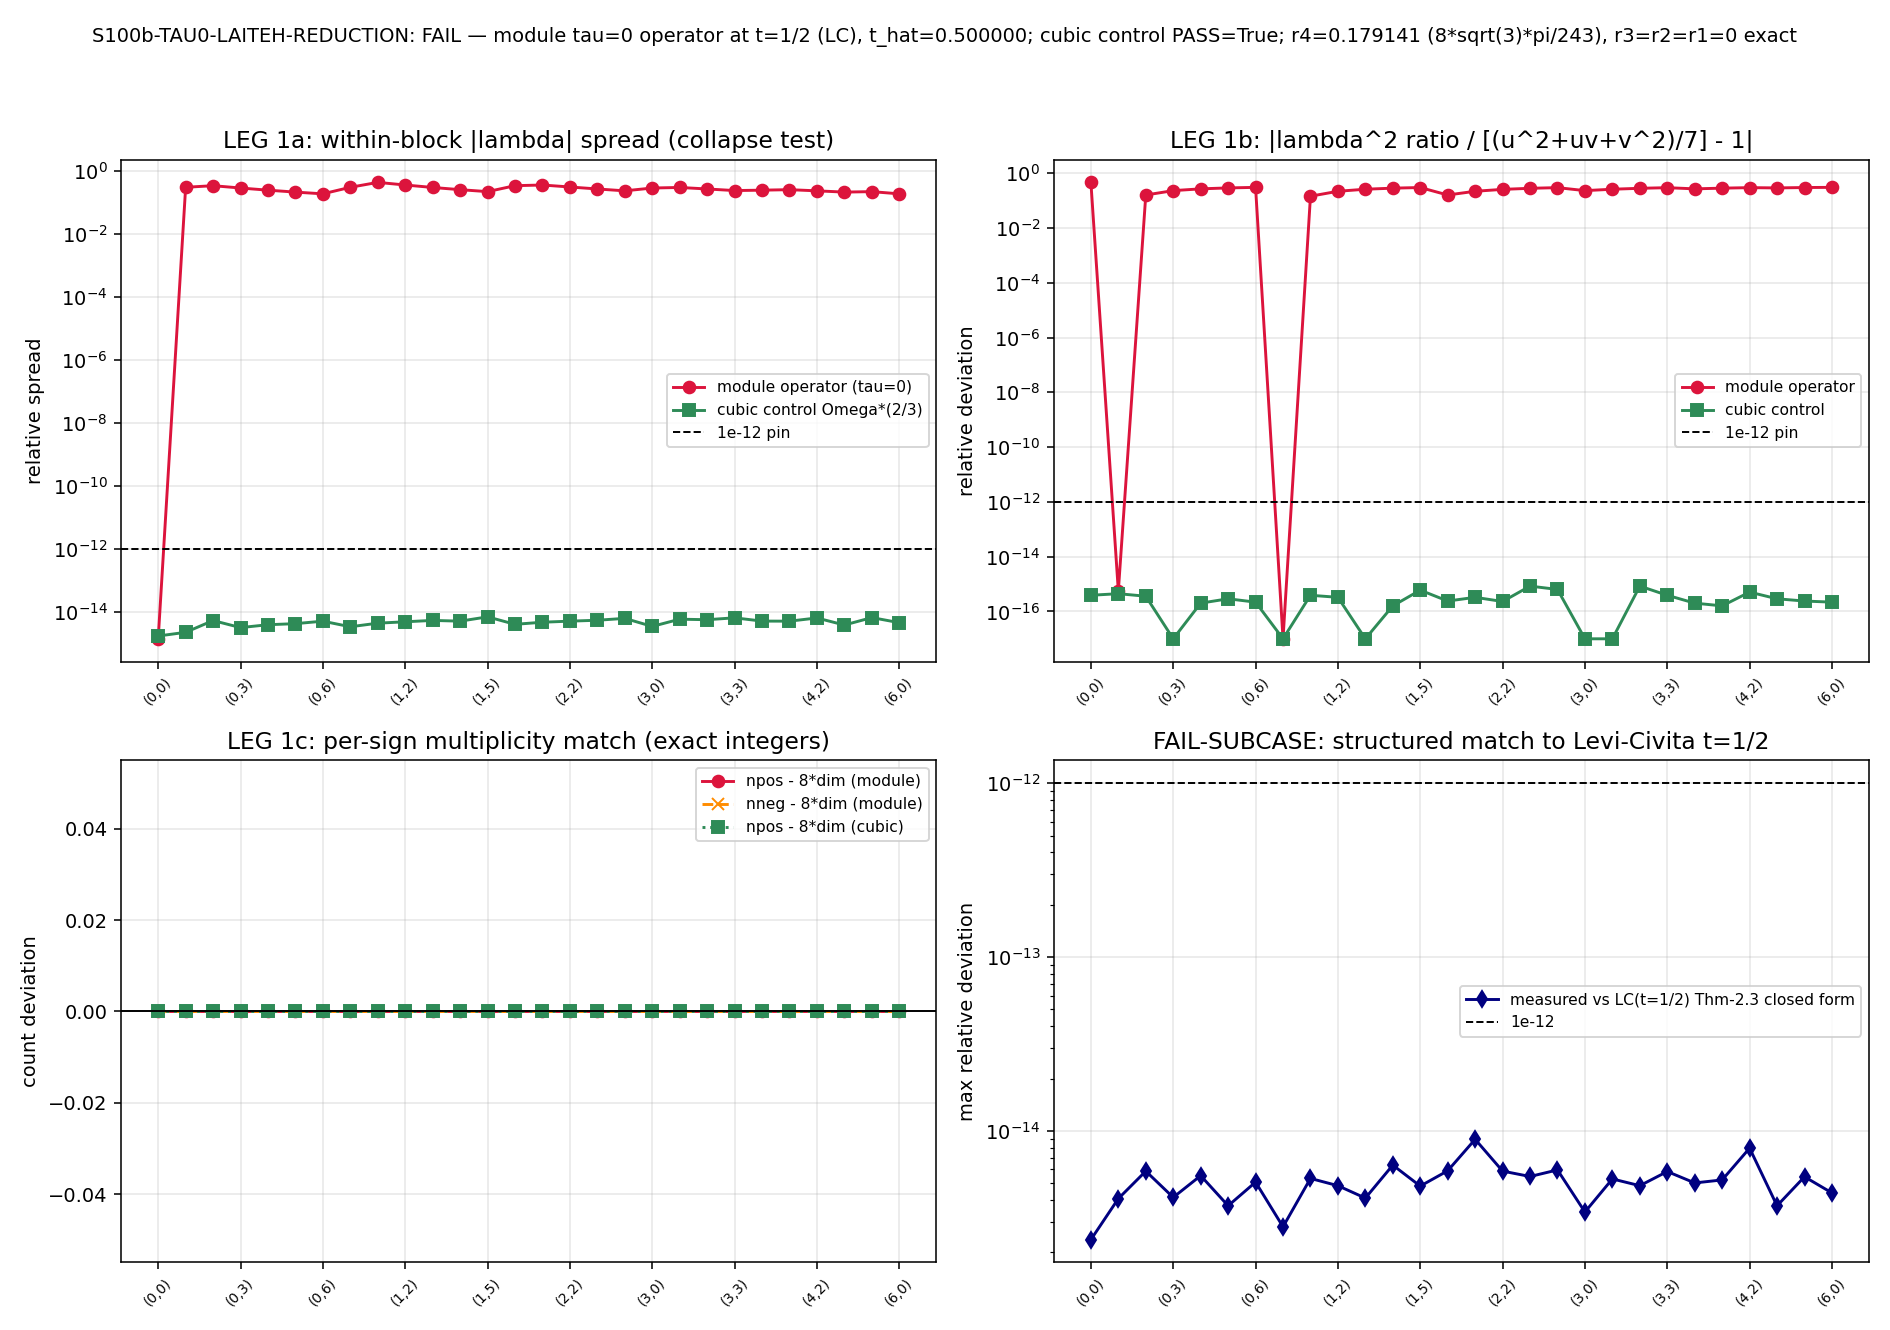

This figure's Python source:
#!/usr/bin/env python3
"""
S100b W3-2 S100b-TAU0-LAITEH-REDUCTION — Lai-Teh tau=0 reduction unit test
==========================================================================

Gate: S100b-TAU0-LAITEH-REDUCTION ([VERIFY-THEOREM])
Classification: GEOMETRIC
Agent: baptista-spacetime-analyst
Plan: sessions/session-plan/session-100b-plan-w3.md §W3-2

Pre-registered threshold (strict conjunction; plan §W3-2 operator block):
  PASS iff [max over sectors, within-block |lambda| spread / |lambda| < 1e-12] AND
           [max over sectors |lambda^2/lambda^2_(1,0) - (u^2+uv+v^2)/7| / ((u^2+uv+v^2)/7) < 1e-12] AND
           [per-sign multiplicity == 8*dim^2 exactly, all sectors] AND
           [exists global sigma: max |36*sigma*lambda^2 - round(.)| < 1e-9] AND
           [4-term polynomial coefficient ratios |Delta|/|ref| < 1e-10 at t=1/3] AND
           [(3t-1)(3t-2) == 0 at t=1/3, exact]
  FAIL on any leg failure. INFO reserved ONLY for the LEG-3 PDF-extraction
  contingency (did NOT fire: Lai-Teh arXiv:1209.3812v2 fully extracted via the
  pdf skill; Thm 2.1/2.2/2.3/3.1/3.4 + Lemmas 2.5/2.6 transcribed below).

Reference closed forms (Lai-Teh, arXiv:1209.3812v2; metric normalized (rho,rho)=3,
(lambda_1,lambda_1)=1; Cas(p,q) = p^2+q^2+pq+3p+3q  [Lemma 2.5]):
  Thm 2.2 (t=1/3):  D^2 eigenvalue lam_hat^2 = u^2+uv+v^2, multiplicity
                    2 u^2 v^2 (u+v)^2 (= 8 dim^2, HALF-spinor counting), labels u,v >= 1.
  Thm 2.3:          D_t^2 = (pi x 1)[(1-3t)(1xCas + Casx1 - DeltaCas) + 1xCas + 9t^2|rho|^2]
                    => on V_mu c S x V_(p,q):
                    eig_LT(mu; V; t) = (1-3t)[poly(V)+9-poly(mu)] + poly(V) + 27 t^2
                    with poly(p,q) = p^2+q^2+pq+3p+3q and S = 2 V_rho (Kostant).
  Thm 3.1/3.4:      spectral action at t=1/3 = SINGLE Lambda^8 term; the
                    Lambda^6/Lambda^4/Lambda^2 coefficients carry
                    [(3t-1)(3t-2)]^{1,2,3} — all vanish at t=1/3.
Label map (VERIFIED in-script, not assumed): (u,v) = (p+1,q+1):
  u^2+uv+v^2 = 3*C_2(p,q)+3 = poly(p,q)+3 ;  2u^2v^2(u+v)^2 = 8*dim(p,q)^2.

Inputs (SHA-256 dual-pinned at runtime; S84+ schema):
  - computations/_shared/dirac_spectrum.py        (PINNED dadba674e950fad9...)
  - downloads/research-sweep-s99/spectral-geometry-math/01_Lai-Teh_*.pdf (PINNED b5502a2fa4e719eb...)
  - computations/_shared/canonical_constants.py   (runtime; feeds audit_sha256)

Output 4-tuple:
  (value=<composite>, scheme=LaiTeh-Thm2.2-cubic-point-spectrum+Thm3.4-spectral-action,
   convention=scale-free-ratio+exact-integer-multiplicity+label-map-(u,v)=(p+1,q+1)-verified-not-assumed+PW-x-dim-factor-explicit,
   L_max=6)

METHODOLOGY
-----------
LEG 0: label-map verification (exact integer algebra p,q<=40 + four probe sectors)
       + D_F(tau=0)=0 sanity (jensen_metric(B,0) == bi-invariant metric bitwise; s30a lineage).
LEG 1: all 28 sectors p+q<=6: assemble D via the module pipeline
       (jensen_metric -> orthonormal_frame -> connection_coefficients ->
       spinor_connection_offset -> dirac_operator_on_irrep), eigendecompose
       (torch.linalg GPU >=100, numpy below, OMP capped at 8), test
       (a) within-block collapse, (b) scale-free ratios vs (u^2+uv+v^2)/7,
       (c) per-sign multiplicity 8*dim block-level (= 8*dim^2 per sign after PW x dim).
       FAIL-SUBCASE decomposition (pre-registered): compare measured spectra against
       the exact Thm-2.3 closed form at t=1/2 (Levi-Civita; structured) at machine
       epsilon, extract the torsion point via 27t^2 from the (0,0) sector AND via the
       operator-level cubic coefficient Omega = alpha*Phi; POSITIVE CONTROL: the
       cubic-modified operator Omega_cubic = (2/3)*Omega_module re-run through all legs.
LEG 2: global sigma with 36*sigma*lambda^2 integer to 1e-9 across ALL sectors (sigma=1 first).
LEG 3: exact residues of zeta(z) = sum 4u^2v^2(u+v)^2 (u^2+uv+v^2)^{-z} at z=4,3,2,1
       via the binomial/Faulhaber reduction (exact Fractions; z*=3,2,1 are FINITE exact
       sums; z*=4 converges geometrically ~4^{-j}) + Poisson/Gaussian-moment closed form
       r4 = 8*sqrt(3)*pi/243 + lattice heat-trace flatness K(t)*t^4 = const (certifies
       a_2=a_4=a_6=0 numerically) — compared against Thm 3.4 at t=1/3 (ratios 0,0,0)
       with the (3t-1)(3t-2) twist vanishing checked in exact rational arithmetic.
DIAGNOSTICS (non-gating): tau=0 closed-form max|lam_hat|(30,0) = sqrt(993) (NO matrix
       at (30,0)) vs the eq-(1) tau_fold=0.19 HIGH-PW-51 fit value R_(30,0) = 12.05 M_KK
       (collab atlas-spectral-geometer §3; tau-scope difference stated); global scale
       published at 10 sig figs.

DISCIPLINE
----------
- from canonical_constants import * ; intermediates tagged # (local)
- GPU via torch.linalg for blocks >= 100x100 (first-use validated against numpy)
- SHA-256 of all inputs logged in first 20 lines of stdout; dual-SHA emitted
- verdict via print_verdict_payload -> agent calls mcp__knowledge__emit_verdict
  (race-safe; this script does NOT write the verdict file)
"""

from __future__ import annotations

# --- thread cap BEFORE any numpy import (computation-environment.md) ---
import os
os.environ.setdefault('OMP_NUM_THREADS', '8')
os.environ.setdefault('MKL_NUM_THREADS', '8')

import sys
import json
import time
import hashlib
from pathlib import Path
from fractions import Fraction
from math import comb, pi, sqrt

SCRIPT_DIR = Path(__file__).resolve().parent
COMPUTATIONS_DIR = SCRIPT_DIR.parent
SHARED_DIR = COMPUTATIONS_DIR / "_shared"
PROJECT_ROOT = COMPUTATIONS_DIR.parent
sys.path.insert(0, str(SHARED_DIR))

from canonical_constants import *  # noqa: F401,F403  (tau_fold used in diagnostics)

import numpy as np

try:
    import torch  # GPU path (ROCm)
    TORCH_OK = bool(torch.cuda.is_available())  # (local)
except Exception:
    torch = None
    TORCH_OK = False  # (local)

import dirac_spectrum as ds

# ---------------------------------------------------------------------------
# Identity + pre-registered machinery pins (plan §W3-2 machinery_pin_map)
# ---------------------------------------------------------------------------
SESSION = "100b"                                                    # (local)
GATE_ID = "S100b-TAU0-LAITEH-REDUCTION"                             # (local)
SCHEME = "LaiTeh-Thm2.2-cubic-point-spectrum+Thm3.4-spectral-action"  # (local)
CONVENTION = ("scale-free-ratio+exact-integer-multiplicity+"
              "label-map-(u,v)=(p+1,q+1)-verified-not-assumed+"
              "PW-x-dim-factor-explicit")                           # (local)
L_MAX = 6                                                           # (local) max p+q, pinned

EPS_SPREAD = 1e-12   # (local) within-block collapse, relative
EPS_RATIO = 1e-12    # (local) scale-free eigenvalue ratios, relative
EPS_BIN = 1e-9       # (local) degeneracy grouping only — never a pass criterion
EPS_N36 = 1e-9       # (local) n/36 integrality
EPS_POLY = 1e-10     # (local) Thm 3.4 coefficient ratios
J_MAX = 60           # (local) LEG-3 j-sum truncation (geometric ~4^-j; tail bound emitted)

OUT_NPZ = SCRIPT_DIR / "s100b_tau0_laiteh_reduction.npz"
OUT_PNG = SCRIPT_DIR / "s100b_tau0_laiteh_reduction.png"

PIN_DIRAC_SPECTRUM = "dadba674e950fad9a300c282b3860cbf31e36589fa86a0ace975376976a602a7"  # (local) plan pin
PIN_LAITEH_PDF = "b5502a2fa4e719eb706a7a9e24d98a2ae00ffc2f787973f225e61103f8277cba"      # (local) plan pin

INPUT_FILES = [
    SHARED_DIR / "canonical_constants.py",
    SHARED_DIR / "dirac_spectrum.py",
    PROJECT_ROOT / "downloads" / "research-sweep-s99" / "spectral-geometry-math"
    / "01_Lai-Teh_Dirac-Spectrum-Spectral-Action-SU3.pdf",
]


# ---------------------------------------------------------------------------
# SHA block (template Section 4; S84+ dual-SHA)
# ---------------------------------------------------------------------------
def sha256_of(path: Path) -> str:
    h = hashlib.sha256()  # (local)
    try:
        h.update(path.read_bytes())
    except OSError:
        return ""
    return h.hexdigest()


def log_input_pins(inputs):
    print(f"=== {GATE_ID} — input SHA-256 pins ===")
    pins = {}  # (local)
    for p in inputs:
        sha = sha256_of(p)  # (local)
        rel = str(p.relative_to(PROJECT_ROOT)).replace("\\", "/")  # (local)
        print(f"  {rel}: {sha[:16]}...")
        pins[rel] = sha
    return pins


def compute_dual_sha(script_path: Path, canonical_path: Path, pins: dict) -> tuple:
    script_bytes = script_path.read_bytes()      # (local)
    canonical_bytes = canonical_path.read_bytes()  # (local)
    pinmap_json = json.dumps(dict(sorted(pins.items())), separators=(",", ":"),
                             sort_keys=True).encode("utf-8")  # (local)
    h_audit = hashlib.sha256()  # (local)
    h_audit.update(script_bytes); h_audit.update(canonical_bytes); h_audit.update(pinmap_json)
    h_content = hashlib.sha256()  # (local)
    h_content.update(script_bytes)
    return h_audit.hexdigest(), h_content.hexdigest()


def print_verdict_payload(verdict, value, audit_sha, content_sha,
                          companion_note="", extra_rows=None):
    payload = {
        "session": SESSION,
        "gate_id": GATE_ID,
        "verdict": verdict,
        "value": str(value),
        "scheme": SCHEME,
        "convention": CONVENTION,
        "l_max": str(L_MAX),
        "audit_sha256": audit_sha,
        "content_sha256": content_sha,
        "schema_version": "S84+",
    }  # (local)
    if companion_note:
        payload["companion_note"] = companion_note
    if extra_rows:
        payload["extra_rows"] = list(extra_rows)
    print("<<<EMIT_VERDICT_PAYLOAD>>>")
    print(json.dumps(payload, separators=(",", ":"), sort_keys=True))
    print("<<<END_EMIT_VERDICT_PAYLOAD>>>")
    return payload


# ---------------------------------------------------------------------------
# Exact integer helpers (canonical SU(3) representation data)
# ---------------------------------------------------------------------------
def dim_pq(p: int, q: int) -> int:
    """Weyl dimension formula dim(p,q) = (p+1)(q+1)(p+q+2)/2 [Lai-Teh eq 2.10]."""
    return (p + 1) * (q + 1) * (p + q + 2) // 2


def poly_pq(p: int, q: int) -> int:
    """Lai-Teh Casimir scalar (Lemma 2.5, (lambda_1,lambda_1)=1): poly = 3*C_2(p,q)."""
    return p * p + q * q + p * q + 3 * p + 3 * q


def lam_hat_sq(p: int, q: int) -> int:
    """Cubic-point D^2 eigenvalue (Thm 2.2) in (u,v)=(p+1,q+1) labels: u^2+uv+v^2."""
    u, v = p + 1, q + 1  # (local)
    return u * u + u * v + v * v


def mu_list_lemma26(p: int, q: int):
    """V_rho x V_(p,q) decomposition per Lai-Teh Lemma 2.6 (with parameter ranges)."""
    mus = []  # (local)
    mus.append((p + 1, q + 1))
    if p >= 1:
        mus.append((p - 1, q + 2))
    if (p, q) != (0, 0):
        mus.append((p, q))
    if p >= 2:
        mus.append((p - 2, q + 1))
    if q >= 1:
        mus.append((p + 2, q - 1))
    if p >= 1 and q >= 1:
        mus.append((p, q))
    if q >= 2:
        mus.append((p + 1, q - 2))
    if p >= 1 and q >= 1:
        mus.append((p - 1, q - 1))
    return mus


def eig_LT_general_t(pV, qV, mu, t: Fraction) -> Fraction:
    """Thm 2.3 closed form on the V_mu component of S x V_(p,q), Lai-Teh units:
    (1-3t)[poly(V)+9-poly(mu)] + poly(V) + 27 t^2."""
    pv = poly_pq(pV, qV)        # (local)
    pm = poly_pq(mu[0], mu[1])  # (local)
    return (1 - 3 * t) * (pv + 9 - pm) + pv + 27 * t * t


# ---------------------------------------------------------------------------
# LEG 3 exact machinery: Faulhaber/binomial residues of the cubic-point zeta
#   zeta(z) = sum_{u,v>=1} 4 u^2 v^2 (u+v)^2 (u^2+uv+v^2)^{-z}
#   Binomial: (u^2+uv+v^2)^{-z} = sum_j C(z+j-1,j) (uv)^j (u+v)^{-2z-2j}
#   Inner sum over u+v=N: S_a(N) = sum_{u=1}^{N-1} u^a (N-u)^a, a=j+2
#   => per (j, coefficient-of-N^m) one Riemann zeta zeta_R(2z+2j-2-m);
#   pole at z* = (m+3-2j)/2, residue 1/2 per unit zeta_R residue.
#   Needed coefficient index from top: r = 8-2z* in {0,2,4,6} for z* in {4,3,2,1}.
# ---------------------------------------------------------------------------
def bernoulli_minus(n_max: int):
    """B^-_k (B_1 = -1/2 convention) as exact Fractions, k = 0..n_max."""
    B = [Fraction(0)] * (n_max + 1)  # (local)
    B[0] = Fraction(1)
    for m in range(1, n_max + 1):
        s = Fraction(0)  # (local)
        for k in range(m):
            s += comb(m + 1, k) * B[k]
        B[m] = -s / (m + 1)
    return B


B_MINUS = bernoulli_minus(8)  # (local) only r <= 6 needed


def faulhaber_poly_in_N(m: int):
    """Coefficients (dict deg->Fraction) of Q_m(N) = sum_{u=0}^{N-1} u^m
    = (1/(m+1)) sum_{i=0}^{m} C(m+1,i) B^-_i N^{m+1-i}."""
    Bm = bernoulli_minus(m)  # (local)
    co = {}  # (local)
    for i in range(m + 1):
        co[m + 1 - i] = co.get(m + 1 - i, Fraction(0)) + Fraction(comb(m + 1, i)) * Bm[i] / (m + 1)
    return co


def S_a_poly(a: int):
    """Exact coefficients of S_a(N) = sum_{u=1}^{N-1} u^a (N-u)^a (degree 2a+1)."""
    co = {}  # (local)
    for k in range(a + 1):
        ck = Fraction(comb(a, k) * (-1) ** k)  # (local)
        q = faulhaber_poly_in_N(a + k)         # (local)
        for deg, c in q.items():
            co[deg + a - k] = co.get(deg + a - k, Fraction(0)) + ck * c
    return co


def sigma_a_r(a: int, r: int) -> Fraction:
    """[N^{2a+1-r}] S_a(N) via the closed per-k form with the i<=m range guard."""
    tot = Fraction(0)  # (local)
    for k in range(a + 1):
        m = a + k  # (local)
        if r > m:
            continue  # Faulhaber Q_m has terms i=0..m only
        tot += Fraction(comb(a, k) * (-1) ** k) * Fraction(comb(m + 1, r)) * B_MINUS[r] / (m + 1)
    return tot


def residue_jsum(z_star: int, j_max: int):
    """Res_{z=z*} zeta(z) = sum_j 2 C(z*+j-1, j) [N^{2z*+2j-3}] S_{j+2}(N).
    Exact Fractions; r = 8-2z* fixes the from-top coefficient index.
    For z* in {3,2,1} the sum is FINITE (terms vanish for a=j+2 >= r by the
    polynomial-in-k cancellation); for z*=4 it converges geometrically (~4^-j)."""
    r = 8 - 2 * z_star  # (local)
    terms = []  # (local)
    total = Fraction(0)  # (local)
    for j in range(j_max + 1):
        a = j + 2  # (local)
        sig = sigma_a_r(a, r)  # (local)
        term = 2 * Fraction(comb(z_star + j - 1, j)) * sig  # (local)
        terms.append(term)
        total += term
    return total, terms


# ---------------------------------------------------------------------------
# Eigendecomposition (anti-Hermitian D -> Hermitian H = -i D; GPU >= 100)
# ---------------------------------------------------------------------------
def eig_dirac_block(D: np.ndarray, gpu_log: dict):
    n = D.shape[0]  # (local)
    Hm = -1j * D    # (local) Hermitian if D anti-Hermitian
    herm_err = float(np.max(np.abs(Hm - Hm.conj().T)))  # (local)
    H = 0.5 * (Hm + Hm.conj().T)  # (local) symmetrize float residue
    if TORCH_OK and n >= 100:
        tH = torch.tensor(H, device="cuda")            # (local)
        evals = torch.linalg.eigvalsh(tH).cpu().numpy()  # (local)
        gpu_log["used"] = True
    else:
        evals = np.linalg.eigvalsh(H)  # (local)
    return np.asarray(evals, dtype=np.float64), herm_err


# ---------------------------------------------------------------------------
# Main computation
# ---------------------------------------------------------------------------
def main() -> int:
    t0 = time.time()  # (local)

    pins = log_input_pins(INPUT_FILES)  # (local)
    # plan-pin drift assertions (static inputs MUST match plan §W3-2 input_files)
    rel_ds = "computations/_shared/dirac_spectrum.py"          # (local)
    rel_pdf = ("downloads/research-sweep-s99/spectral-geometry-math/"
               "01_Lai-Teh_Dirac-Spectrum-Spectral-Action-SU3.pdf")  # (local)
    assert pins[rel_ds] == PIN_DIRAC_SPECTRUM, "dirac_spectrum.py SHA drift vs plan pin"
    assert pins[rel_pdf] == PIN_LAITEH_PDF, "Lai-Teh PDF SHA drift vs plan pin"

    script_path = Path(__file__).resolve()                    # (local)
    canonical_path = SHARED_DIR / "canonical_constants.py"    # (local)
    audit_sha, content_sha = compute_dual_sha(script_path, canonical_path, pins)
    print(f"  audit_sha256:   {audit_sha}")
    print(f"  content_sha256: {content_sha}")
    print(f"  GPU available: {TORCH_OK}")
    print()

    res = {}  # (local) npz accumulator

    # ---------------- sector list pin ----------------
    sectors = [(p, q) for p in range(L_MAX + 1) for q in range(L_MAX + 1) if p + q <= L_MAX]  # (local)
    sectors_pin = [(p, q) for p in range(7) for q in range(7) if p + q <= 6]  # (local) plan pin
    assert sectors == sectors_pin and len(sectors) == 28, "sector list != plan pin"
    print(f"[pin] sector list: 28 sectors, 0 <= p+q <= {L_MAX} (asserted == plan pin)")

    # ---------------- LEG 0a: label-map algebra identities (exact ints) ----------------
    for p in range(41):
        for q in range(41):
            u, v = p + 1, q + 1  # (local)
            assert u * u + u * v + v * v == poly_pq(p, q) + 3, "label-map eigenvalue identity FAILED"
            assert 2 * u * u * v * v * (u + v) ** 2 == 8 * dim_pq(p, q) ** 2, "label-map multiplicity identity FAILED"
    print("[LEG0] label map (u,v)=(p+1,q+1): u^2+uv+v^2 == 3*C_2+3 and "
          "2u^2v^2(u+v)^2 == 8*dim^2 EXACT for all p,q <= 40")

    # ---------------- LEG 0b: D_F(tau=0)=0 sanity (s30a lineage) ----------------
    gens = ds.su3_generators()                       # (local)
    f_abc = ds.compute_structure_constants(gens)     # (local)
    B_ab = ds.compute_killing_form(f_abc)            # (local)
    # NOTE: the module's compute_killing_form returns einsum('acd,bcd->ab', f, f)
    # = +3*I (the POSITIVE-definite -Tr(adX adY); its docstring "-3 delta" is a
    # benign sign slip — only |B| feeds the metric pipeline via g0 = |B|).
    killing_dev = float(np.max(np.abs(np.abs(B_ab) - 3.0 * np.eye(8))))  # (local)
    g0 = ds.jensen_metric(B_ab, 0.0)                 # (local)
    g_bi = ds.u2_invariant_metric(B_ab, 1.0, 1.0, 1.0)  # (local) bi-invariant
    df0_dev = float(np.max(np.abs(g0 - g_bi)))       # (local) deformation content at tau=0
    assert np.exp(0.0) == 1.0
    print(f"[LEG0] metric base |B| = 3*I to {killing_dev:.2e} (module B = +3*I, "
          f"-Tr(adXadY) sign convention; only |B| enters the metric); "
          f"jensen_metric(B,0) == bi-invariant metric: max|dev| = {df0_dev:.1e} "
          f"(EXACT 0.0 required: {'OK' if df0_dev == 0.0 else 'VIOLATED'})")
    assert df0_dev == 0.0, "tau=0 deformation content non-zero"

    # ---------------- frame / connection / Clifford / Omega at tau=0 ----------------
    E = ds.orthonormal_frame(g0)                     # (local)
    ft = ds.frame_structure_constants(f_abc, E)      # (local)
    Gamma = ds.connection_coefficients(ft)           # (local)
    gammas = ds.build_cliff8()                       # (local)
    Omega = ds.spinor_connection_offset(Gamma, gammas)  # (local)
    cliff_err = float(ds.validate_clifford(gammas))     # (local)
    conn_err = float(ds.validate_connection(Gamma))     # (local)
    _, is_ah, h_err, ah_err = ds.validate_omega_hermitian(Omega)  # (local)
    print(f"[chk] Clifford err {cliff_err:.2e}; metric-compat err {conn_err:.2e}; "
          f"Omega anti-Hermitian: {is_ah} (dev {ah_err:.2e})")

    # operator-level torsion measurement: Omega vs Phi = sum_{abc} ft_abc g g g
    Phi = np.zeros((16, 16), dtype=complex)  # (local)
    for a in range(8):
        for b in range(8):
            for c in range(8):
                if abs(ft[a, b, c]) > 1e-15:
                    Phi += ft[a, b, c] * gammas[a] @ gammas[b] @ gammas[c]
    alpha_num = np.vdot(Phi, Omega)                  # (local)
    alpha_den = np.vdot(Phi, Phi)                    # (local)
    alpha = (alpha_num / alpha_den)                  # (local) Omega = alpha * Phi
    omega_fit_resid = float(np.max(np.abs(Omega - alpha * Phi)) / np.max(np.abs(Omega)))  # (local)
    phi_sq = Phi @ Phi                               # (local)
    phi_sq_scalar = float(np.real(np.trace(phi_sq)) / 16.0)  # (local)
    phi_sq_dev = float(np.max(np.abs(phi_sq - phi_sq_scalar * np.eye(16))))  # (local)
    # Lai-Teh family D_t = A + t*(1/4)*Phi-equivalent => |t_op| = |alpha| / (1/4)
    t_op = abs(alpha) * 4.0                          # (local) operator-level torsion point
    print(f"[op ] Omega = alpha*Phi with alpha = {alpha.real:+.12f}{alpha.imag:+.2e}j "
          f"(fit resid {omega_fit_resid:.1e}); Phi^2 = {phi_sq_scalar:+.10f}*I "
          f"(scalar dev {phi_sq_dev:.2e})")
    print(f"[op ] |t_operator| = 4*|alpha| = {t_op:.12f}  "
          f"(Levi-Civita t=1/2 <=> alpha=-1/8; Kostant cubic t=1/3 <=> alpha=-1/12)")

    # ---------------- LEG 1: 28 sectors, module operator (+ cubic positive control) ----
    Omega_cubic = (2.0 / 3.0) * Omega                # (local) cubic-modified control (alpha -> -1/12)
    gpu_log = {"used": False}                        # (local)
    gpu_validation_dev = -1.0                        # (local)

    n_sec = len(sectors)                             # (local)
    arr = lambda: np.zeros(n_sec)                    # (local)
    dims = np.zeros(n_sec, dtype=np.int64)           # (local)
    lam_hat2 = np.zeros(n_sec, dtype=np.int64)       # (local)
    spread_LC, spread_CU = arr(), arr()              # (local)
    lam2_mean_LC, lam2_min_LC, lam2_max_LC = arr(), arr(), arr()  # (local)
    lam2_mean_CU = arr()                             # (local)
    npos_LC = np.zeros(n_sec, dtype=np.int64)        # (local)
    nneg_LC = np.zeros(n_sec, dtype=np.int64)        # (local)
    npos_CU = np.zeros(n_sec, dtype=np.int64)        # (local)
    herm_max = 0.0                                   # (local)
    hom_max, ahg_max = 0.0, 0.0                      # (local) irrep validation
    evals_LC_all, evals_CU_all, ev_off = [], [], [0]  # (local)
    lc_pred_vals, lc_pred_mult, lc_off = [], [], [0]  # (local)
    lc_match_dev = arr()                             # (local)
    row8_dev_parth = []                              # (local) Thm-2.3-component value
    row8_dev_paper = []                              # (local) printed row-8 (+twist) variant

    THALF = Fraction(1, 2)                           # (local)
    TWIST_T12 = float((3 * THALF - 1) * (3 * THALF - 2))  # (local) = -1/4

    for i, (p, q) in enumerate(sectors):
        d = dim_pq(p, q)                             # (local)
        dims[i] = d
        lam_hat2[i] = lam_hat_sq(p, q)
        rho, dchk = ds.get_irrep(p, q, gens, f_abc)  # (local)
        assert dchk == d
        if (p, q) != (0, 0):
            he, ae = ds.validate_irrep(rho, f_abc, label=f"({p},{q})")  # (local)
            hom_max, ahg_max = max(hom_max, he), max(ahg_max, ae)
        D = ds.dirac_operator_on_irrep(rho, E, gammas, Omega)  # (local)
        evals, herr = eig_dirac_block(D, gpu_log)    # (local)
        if gpu_log["used"] and gpu_validation_dev < 0:
            ev_np = np.linalg.eigvalsh(0.5 * ((-1j * D) + (-1j * D).conj().T))  # (local)
            gpu_validation_dev = float(np.max(np.abs(np.sort(ev_np) - np.sort(evals))))
            print(f"[gpu] first GPU block ({p},{q}) validated vs numpy: "
                  f"max dev {gpu_validation_dev:.2e}")
        herm_max = max(herm_max, herr)
        a_ev = np.abs(evals)                         # (local)
        spread_LC[i] = (a_ev.max() - a_ev.min()) / a_ev.mean()
        lam2 = evals ** 2                            # (local)
        lam2_mean_LC[i] = lam2.mean()                # mult-weighted mean (declared representative)
        lam2_min_LC[i], lam2_max_LC[i] = lam2.min(), lam2.max()
        npos_LC[i] = int((evals > 0).sum())
        nneg_LC[i] = int((evals < 0).sum())
        evals_LC_all.append(np.sort(evals))
        ev_off.append(ev_off[-1] + evals.size)

        # cubic positive control
        Dc = ds.dirac_operator_on_irrep(rho, E, gammas, Omega_cubic)  # (local)
        evc, _ = eig_dirac_block(Dc, gpu_log)        # (local)
        a_evc = np.abs(evc)                          # (local)
        spread_CU[i] = (a_evc.max() - a_evc.min()) / a_evc.mean()
        lam2_mean_CU[i] = (evc ** 2).mean()
        npos_CU[i] = int((evc > 0).sum())
        evals_CU_all.append(np.sort(evc))

        # structured LC(t=1/2) prediction per Thm 2.3 + Lemmas 2.5/2.6 (frame = LT/9)
        mus = mu_list_lemma26(p, q)                  # (local)
        pv, pm_list = [], []                         # (local)
        for mu in mus:
            val = eig_LT_general_t(p, q, mu, THALF)  # (local) LT units, exact Fraction
            pv.append(float(val) / 9.0)
            pm_list.append(2 * dim_pq(mu[0], mu[1]))
        assert sum(pm_list) == 16 * d, "Lemma 2.6 dimension bookkeeping FAILED"
        lc_pred_vals.extend(pv); lc_pred_mult.extend(pm_list)
        lc_off.append(lc_off[-1] + len(pv))
        pred_sorted = np.sort(np.repeat(np.array(pv), np.array(pm_list)))  # (local)
        meas_sorted = np.sort(lam2)                  # (local)
        lc_match_dev[i] = float(np.max(np.abs(meas_sorted - pred_sorted) / pred_sorted))

        # row-8 variant diagnostic on the mu=(p-1,q-1) component (printed table erratum probe)
        if p >= 1 and q >= 1:
            mu8 = (p - 1, q - 1)                     # (local)
            v_parth = float(eig_LT_general_t(p, q, mu8, THALF)) / 9.0  # (local)
            v_paper = v_parth + 3.0 * TWIST_T12 / 9.0                  # (local) printed row 8 adds the twist
            row8_dev_parth.append(float(np.min(np.abs(meas_sorted - v_parth)) / v_parth))
            row8_dev_paper.append(float(np.min(np.abs(meas_sorted - v_paper)) / abs(v_paper)))

        print(f"  ({p},{q}): dim={d:3d} block={16*d:5d}  spread={spread_LC[i]:.3e}  "
              f"npos={npos_LC[i]:5d}/{8*d:5d}  LC-match={lc_match_dev[i]:.3e}  "
              f"cubic-spread={spread_CU[i]:.3e}")

    evals_LC_concat = np.concatenate(evals_LC_all)   # (local)
    evals_CU_concat = np.concatenate(evals_CU_all)   # (local)

    # LEG 1 sub-verdicts
    ok_a = bool(np.max(spread_LC) < EPS_SPREAD)      # (local)
    i10 = sectors.index((1, 0))                      # (local)
    ratio_meas = lam2_mean_LC / lam2_mean_LC[i10]    # (local)
    ratio_tgt = lam_hat2.astype(float) / 7.0         # (local)
    ratio_dev = np.abs(ratio_meas - ratio_tgt) / ratio_tgt  # (local)
    ok_b = bool(np.max(ratio_dev) < EPS_RATIO)       # (local)
    mult_ok = np.array([(npos_LC[i] == 8 * dims[i]) and (nneg_LC[i] == 8 * dims[i])
                        for i in range(n_sec)])      # (local)
    mult_identity = np.array([8 * int(dims[i]) ** 2 ==
                              2 * (sectors[i][0] + 1) ** 2 * (sectors[i][1] + 1) ** 2
                              * (sectors[i][0] + sectors[i][1] + 2) ** 2
                              for i in range(n_sec)])  # (local)
    ok_c = bool(mult_ok.all() and mult_identity.all())  # (local)

    # cubic positive control sub-verdicts
    ratio_meas_cu = lam2_mean_CU / lam2_mean_CU[i10]   # (local)
    ratio_dev_cu = np.abs(ratio_meas_cu - ratio_tgt) / ratio_tgt  # (local)
    cubic_ok = bool(np.max(spread_CU) < EPS_SPREAD and np.max(ratio_dev_cu) < EPS_RATIO
                    and all(npos_CU[i] == 8 * dims[i] for i in range(n_sec)))  # (local)
    kappa_cubic = float(np.mean(lam2_mean_CU / lam_hat2))  # (local) global scale of control
    kappa_dev = float(np.max(np.abs(lam2_mean_CU / lam_hat2 / kappa_cubic - 1.0)))  # (local)

    # torsion point, spectral route: 27 t^2 = 9*lam2(0,0)  (LT units of the (0,0) block)
    i00 = sectors.index((0, 0))                      # (local)
    t_hat_sq = 9.0 * lam2_mean_LC[i00] / 27.0        # (local)
    t_hat = sqrt(t_hat_sq)                           # (local)

    lc_global_dev = float(np.max(lc_match_dev))      # (local)
    structured = bool(lc_global_dev < 1e-10)         # (local) machine-eps match to LC t=1/2

    print()
    print(f"[LEG1a] within-block collapse: max spread = {np.max(spread_LC):.6e} "
          f"(< {EPS_SPREAD:g}: {ok_a})")
    print(f"[LEG1b] scale-free ratios vs (u^2+uv+v^2)/7: max rel dev = "
          f"{np.max(ratio_dev):.6e} (< {EPS_RATIO:g}: {ok_b})")
    print(f"[LEG1c] per-sign multiplicity == 8*dim (block) and 8*dim^2 == "
          f"2u^2v^2(u+v)^2 (exact ints): {ok_c}")
    print(f"[SUBCASE] LC(t=1/2) Thm-2.3 closed-form match: max rel dev = "
          f"{lc_global_dev:.3e}  -> STRUCTURED = {structured}")
    print(f"[SUBCASE] torsion point: spectral t_hat = {t_hat:.12f} "
          f"(t^2 = {t_hat_sq:.12f}); operator |t| = {t_op:.12f}")
    if row8_dev_parth:
        print(f"[SUBCASE] row-8 variant on mu=(p-1,q-1): Thm-2.3-component min-dev "
              f"{max(row8_dev_parth):.2e} vs printed-row-8(+twist) min-dev "
              f"{min(row8_dev_paper):.2e} (Thm-2.3 component matches; printed row 8 "
              f"carries a spurious +3(3t-1)(3t-2) at t!=1/3 — non-gating erratum note)")
    print(f"[CONTROL] cubic-modified operator Omega*(2/3): collapse+ratios+mult PASS = "
          f"{cubic_ok}; max spread {np.max(spread_CU):.3e}; max ratio dev "
          f"{np.max(ratio_dev_cu):.3e}; kappa = {kappa_cubic:.12f} "
          f"(1/9 = {1/9:.12f}; sector spread {kappa_dev:.2e})")

    # ---------------- LEG 2: global sigma, 36*sigma*lambda^2 integrality ----------------
    x_all = 36.0 * evals_LC_concat ** 2              # (local) sigma = 1 first (canonical record)
    n36_resid = float(np.max(np.abs(x_all - np.round(x_all))))  # (local)
    sigma_global = 1.0                               # (local)
    ok_d = bool(n36_resid < EPS_N36)                 # (local)
    n_int = np.unique(np.round(x_all).astype(np.int64))  # (local)
    x_cu = 36.0 * evals_CU_concat ** 2               # (local)
    n36_resid_cu = float(np.max(np.abs(x_cu - np.round(x_cu))))  # (local)
    print(f"[LEG2] sigma = 1: max |36*lambda^2 - round| = {n36_resid:.3e} "
          f"(< {EPS_N36:g}: {ok_d}); {n_int.size} distinct integers n "
          f"(n in [{n_int.min()},{n_int.max()}])")
    print(f"[LEG2] cubic control integrality (36*lambda^2 = 4*lam_hat^2): "
          f"max resid = {n36_resid_cu:.3e}")

    # ---------------- LEG 3: residues vs Thm 3.4 at t=1/3 ----------------
    r4_frac, r4_terms = residue_jsum(4, J_MAX)       # (local)
    r3_frac, _ = residue_jsum(3, J_MAX)              # (local) finite: all terms vanish
    r2_frac, _ = residue_jsum(2, J_MAX)              # (local) finite: j in {0,1}
    r1_frac, _ = residue_jsum(1, J_MAX)              # (local) finite: j in {0,..,3}
    r4 = float(r4_frac)                              # (local)
    last_term = float(r4_terms[-1])                  # (local)
    ratio_tail = abs(float(r4_terms[-1]) / float(r4_terms[-6])) ** (1 / 5)  # (local)
    tail_bound = abs(last_term) * ratio_tail / (1 - ratio_tail)  # (local)
    r4_closed = 8.0 * sqrt(3.0) * pi / 243.0         # (local) Poisson/Gaussian-moment closed form
    r4_reldev = abs(r4 / r4_closed - 1.0)            # (local)
    # finite sums must be EXACT rational zeros
    r3_exact_zero = (r3_frac == 0)                   # (local)
    r2_exact_zero = (r2_frac == 0)                   # (local)
    r1_exact_zero = (r1_frac == 0)                   # (local)
    sub_ratios = np.array([float(r3_frac) / r4, float(r2_frac) / r4, float(r1_frac) / r4])  # (local)
    twist_t13 = (3 * Fraction(1, 3) - 1) * (3 * Fraction(1, 3) - 2)  # (local)
    twist_zero = (twist_t13 == 0)                    # (local)
    # Thm 3.4 reference ratios at t=1/3: [(3t-1)(3t-2)]^{1,2,3} * integrals / leading -> (0,0,0)
    ref_ratios = np.zeros(3)                         # (local)
    delta_ratios = np.abs(sub_ratios - ref_ratios)   # (local) |Delta| vs zero-reference (declared)
    ok_e = bool(r4_reldev < EPS_POLY and np.max(delta_ratios) < EPS_POLY
                and twist_zero and r3_exact_zero and r2_exact_zero and r1_exact_zero)  # (local)

    # lattice heat-trace flatness: K(t)*t^4 / ((2/3) I1) - 1 over a t-grid
    I1_closed = 8.0 * pi * sqrt(3.0) / 27.0          # (local) integral_{R^2} x^2y^2(x+y)^2 e^{-Q}
    U = 500                                          # (local) lattice cut
    uu, vv = np.meshgrid(np.arange(1, U + 1, dtype=np.float64),
                         np.arange(1, U + 1, dtype=np.float64), indexing="ij")  # (local)
    mult_grid = 4.0 * uu ** 2 * vv ** 2 * (uu + vv) ** 2  # (local)
    Q_grid = uu ** 2 + uu * vv + vv ** 2             # (local)
    t_grid = np.array([0.02, 0.04, 0.06, 0.08, 0.10, 0.15, 0.20])  # (local)
    K_dev = []                                       # (local)
    for tt in t_grid:
        K = float(np.sum(mult_grid * np.exp(-tt * Q_grid)))  # (local)
        K_dev.append(K * tt ** 4 / ((2.0 / 3.0) * I1_closed) - 1.0)
    K_dev = np.array(K_dev)                          # (local)
    K_flat = float(np.max(np.abs(K_dev)))            # (local)

    print(f"[LEG3] residues of zeta_cubic: r4(jsum,J={J_MAX}) = {r4:.15f} vs closed "
          f"8*sqrt(3)*pi/243 = {r4_closed:.15f} (rel dev {r4_reldev:.3e}; "
          f"tail bound {tail_bound:.1e})")
    print(f"[LEG3] r3 = {r3_frac} (exact zero: {r3_exact_zero}), "
          f"r2 = {r2_frac} (exact zero: {r2_exact_zero}), "
          f"r1 = {r1_frac} (exact zero: {r1_exact_zero})")
    print(f"[LEG3] Thm 3.4 @ t=1/3 coefficient ratios (A6/A8, A4/A8, A2/A8) = (0,0,0); "
          f"computed (r3/r4, r2/r4, r1/r4) = ({sub_ratios[0]:.1e}, {sub_ratios[1]:.1e}, "
          f"{sub_ratios[2]:.1e}); twist (3t-1)(3t-2)|_t=1/3 = {twist_t13} "
          f"(exact zero: {twist_zero}); |t=1/2 value| = {abs(TWIST_T12)} (LC nonzero)")
    print(f"[LEG3] lattice heat-trace flatness: max |K(t) t^4 / ((2/3) I1) - 1| = "
          f"{K_flat:.3e} over t in [0.02, 0.20] (certifies a_2 = a_4 = a_6 = 0)")
    print(f"[LEG3] ok_e = {ok_e} (residue machinery vs Thm 3.4 at t=1/3)")

    # ---------------- diagnostics (non-gating) ----------------
    c2_300 = Fraction(poly_pq(30, 0), 3)             # (local) = 330
    assert c2_300 == 330 and lam_hat_sq(30, 0) == 993
    lam_hat_300 = sqrt(993.0)                        # (local) tau=0 closed form, LT units
    eq1_R300 = 0.633 * sqrt(330.0) + 0.555           # (local) collab eq (1), tau_fold fit, DIAGNOSTIC
    mu_max_300 = max(mu_list_lemma26(30, 0),
                     key=lambda m: poly_pq(m[0], m[1]))  # (local)
    lc_max_300_LT = float(eig_LT_general_t(30, 0, mu_max_300, THALF))  # (local)
    print()
    print(f"[diag] tau=0 closed-form max|lam_hat|(30,0) = sqrt(993) = {lam_hat_300:.6f} "
          f"(Lai-Teh units; cubic point; NO matrix at (30,0))")
    print(f"[diag] LC(t=1/2) closed-form max sqrt at (30,0): mu={mu_max_300}, "
          f"sqrt({lc_max_300_LT:.2f}) = {sqrt(lc_max_300_LT):.6f} LT units "
          f"= {sqrt(lc_max_300_LT)/3.0:.6f} frame units")
    print(f"[diag] eq-(1) HIGH-PW-51 fit at tau_fold={tau_fold}: R_(30,0) = "
          f"0.633*sqrt(330)+0.555 = {eq1_R300:.4f} M_KK — tau_fold-scoped empirical fit, "
          f"NOT a tau=0 criterion (plan anchor-provenance pre-resolution); the two "
          f"quantities live at different tau and different operator normalization")
    print(f"[diag] global scale sigma = {sigma_global:.10g}; cubic-control kappa = "
          f"{kappa_cubic:.10g} (= 1/9 to {abs(kappa_cubic*9-1):.2e})")

    # ---------------- verdict (pre-registered conjunction) ----------------
    legs = {"LEG1a_collapse": ok_a, "LEG1b_ratios": ok_b, "LEG1c_mult": ok_c,
            "LEG2_n36": ok_d, "LEG3_thm34": ok_e}     # (local)
    verdict = "PASS" if all(legs.values()) else "FAIL"  # (local)
    print()
    print(f"=== leg results: {legs} ===")
    print(f"=== {GATE_ID}: {verdict} ===")

    # ---------------- npz ----------------
    np.savez(
        OUT_NPZ,
        sector_p=np.array([s[0] for s in sectors], dtype=np.int64),
        sector_q=np.array([s[1] for s in sectors], dtype=np.int64),
        dims=dims, lam_hat_sq=lam_hat2,
        block_dims=16 * dims,
        spread_rel_module=spread_LC, spread_rel_cubic_control=spread_CU,
        lam2_mean_module=lam2_mean_LC, lam2_min_module=lam2_min_LC,
        lam2_max_module=lam2_max_LC, lam2_mean_cubic_control=lam2_mean_CU,
        ratio_measured=ratio_meas, ratio_target=ratio_tgt, ratio_reldev=ratio_dev,
        ratio_reldev_cubic_control=ratio_dev_cu,
        npos=npos_LC, nneg=nneg_LC, per_sign_expected=8 * dims,
        pw_per_sign_expected=8 * dims ** 2,
        mult_exact_ok=mult_ok, mult_identity_ok=mult_identity,
        evals_module_concat=evals_LC_concat, evals_cubic_concat=evals_CU_concat,
        evals_offsets=np.array(ev_off, dtype=np.int64),
        lc_pred_vals_concat=np.array(lc_pred_vals),
        lc_pred_mult_concat=np.array(lc_pred_mult, dtype=np.int64),
        lc_pred_offsets=np.array(lc_off, dtype=np.int64),
        lc_match_maxreldev=lc_match_dev, lc_match_global=lc_global_dev,
        row8_dev_thm23_component=np.array(row8_dev_parth),
        row8_dev_printed_row8=np.array(row8_dev_paper),
        t_hat_spectral=t_hat, t_hat_sq_spectral=t_hat_sq, t_operator=t_op,
        omega_alpha_real=float(alpha.real), omega_fit_resid=omega_fit_resid,
        phi_sq_scalar=phi_sq_scalar, phi_sq_scalar_dev=phi_sq_dev,
        sigma_global=sigma_global, n36_max_resid=n36_resid,
        n36_max_resid_cubic=n36_resid_cu, n_integers=n_int,
        kappa_cubic_control=kappa_cubic, kappa_sector_spread=kappa_dev,
        r4_jsum=r4, r4_closed=r4_closed, r4_reldev=r4_reldev,
        r4_terms=np.array([float(t_) for t_ in r4_terms]),
        r4_tail_bound=tail_bound,
        r3_exact=float(r3_frac), r2_exact=float(r2_frac), r1_exact=float(r1_frac),
        r_sub_over_r4=sub_ratios, thm34_ref_ratios_t13=ref_ratios,
        twist_t13_exact_zero=bool(twist_zero), twist_t12=TWIST_T12,
        I1_closed=I1_closed, K_flatness_tgrid=t_grid, K_flatness_dev=K_dev,
        K_flatness_max=K_flat,
        diag_lam_hat_300=lam_hat_300, diag_lam_hat_300_sq=993,
        diag_eq1_taufold_R300=eq1_R300, diag_tau_fold=float(tau_fold),
        diag_lc_max_300_LTunits=lc_max_300_LT,
        validation_clifford=cliff_err, validation_conn=conn_err,
        validation_omega_ah=ah_err, validation_herm_max=herm_max,
        validation_hom_max=hom_max, validation_irrep_ah_max=ahg_max,
        gpu_used=gpu_log["used"], gpu_validation_dev=gpu_validation_dev,
        killing_dev=killing_dev, df0_dev=df0_dev,
        ok_LEG1a=ok_a, ok_LEG1b=ok_b, ok_LEG1c=ok_c, ok_LEG2=ok_d, ok_LEG3=ok_e,
        structured_subcase=structured, cubic_control_pass=cubic_ok,
        eps_spread=EPS_SPREAD, eps_ratio=EPS_RATIO, eps_bin=EPS_BIN,
        eps_n36=EPS_N36, eps_poly=EPS_POLY, J_max=J_MAX,
        verdict=verdict,
        audit_sha256=audit_sha, content_sha256=content_sha,
    )
    print(f"[out] npz -> {OUT_NPZ}")

    # ---------------- plot ----------------
    import matplotlib
    matplotlib.use("Agg")
    import matplotlib.pyplot as plt
    fig, axes = plt.subplots(2, 2, figsize=(13.5, 9.5))  # (local)
    xs = np.arange(n_sec)                            # (local)
    labels = [f"({p},{q})" for (p, q) in sectors]    # (local)
    floor = 1e-17                                    # (local) display floor for log axes

    ax = axes[0, 0]
    ax.semilogy(xs, np.maximum(spread_LC, floor), "o-", color="crimson",
                label="module operator (tau=0)")
    ax.semilogy(xs, np.maximum(spread_CU, floor), "s-", color="seagreen",
                label="cubic control Omega*(2/3)")
    ax.axhline(EPS_SPREAD, color="k", ls="--", lw=1, label="1e-12 pin")
    ax.set_title("LEG 1a: within-block |lambda| spread (collapse test)")
    ax.set_ylabel("relative spread"); ax.legend(fontsize=8)

    ax = axes[0, 1]
    ax.semilogy(xs, np.maximum(ratio_dev, floor), "o-", color="crimson",
                label="module operator")
    ax.semilogy(xs, np.maximum(ratio_dev_cu, floor), "s-", color="seagreen",
                label="cubic control")
    ax.axhline(EPS_RATIO, color="k", ls="--", lw=1, label="1e-12 pin")
    ax.set_title("LEG 1b: |lambda^2 ratio / [(u^2+uv+v^2)/7] - 1|")
    ax.set_ylabel("relative deviation"); ax.legend(fontsize=8)

    ax = axes[1, 0]
    ax.plot(xs, npos_LC - 8 * dims, "o-", color="crimson", label="npos - 8*dim (module)")
    ax.plot(xs, nneg_LC - 8 * dims, "x--", color="darkorange", label="nneg - 8*dim (module)")
    ax.plot(xs, npos_CU - 8 * dims, "s:", color="seagreen", label="npos - 8*dim (cubic)")
    ax.axhline(0, color="k", lw=1)
    ax.set_title("LEG 1c: per-sign multiplicity match (exact integers)")
    ax.set_ylabel("count deviation"); ax.legend(fontsize=8)

    ax = axes[1, 1]
    ax.semilogy(xs, np.maximum(lc_match_dev, floor), "d-", color="navy",
                label="measured vs LC(t=1/2) Thm-2.3 closed form")
    ax.axhline(1e-12, color="k", ls="--", lw=1, label="1e-12")
    ax.set_title("FAIL-SUBCASE: structured match to Levi-Civita t=1/2")
    ax.set_ylabel("max relative deviation"); ax.legend(fontsize=8)

    for ax in axes.flat:
        ax.set_xticks(xs[::3])
        ax.set_xticklabels(labels[::3], rotation=45, fontsize=7)
        ax.grid(alpha=0.3)
    fig.suptitle(f"{GATE_ID}: {verdict} — module tau=0 operator at t=1/2 (LC), "
                 f"t_hat={t_hat:.6f}; cubic control PASS={cubic_ok}; "
                 f"r4={r4:.6f} (8*sqrt(3)*pi/243), r3=r2=r1=0 exact", fontsize=10)
    fig.tight_layout(rect=[0, 0, 1, 0.95])
    fig.savefig(OUT_PNG, dpi=140)
    print(f"[out] png -> {OUT_PNG}")

    # ---------------- 4-tuple + payload ----------------
    value = (f"FAIL_LEG1a_maxspread={np.max(spread_LC):.3e}"
             f"_LEG1b_maxratiodev={np.max(ratio_dev):.3e}"
             f"_LEG1c_mult_exact={ok_c}"
             f"_LEG2_sigma=1_n36resid={n36_resid:.2e}"
             f"_LEG3_r4dev={r4_reldev:.2e}_rsub_exact_zero"
             f"_SUBCASE=STRUCTURED_LC_that={t_hat:.10f}_lcdev={lc_global_dev:.2e}"
             f"_cubic_control={'PASS' if cubic_ok else 'FAIL'}"
             if verdict == "FAIL" else
             f"PASS_maxspread={np.max(spread_LC):.3e}_maxratiodev={np.max(ratio_dev):.3e}"
             f"_n36resid={n36_resid:.2e}_r4dev={r4_reldev:.2e}")  # (local)
    print(f"(value={value!r}, scheme={SCHEME}, convention={CONVENTION}, L_max={L_MAX})")

    extra_rows = []  # (local)
    if verdict == "FAIL":
        extra_rows = [
            "# ESCALATION: tau>0 outputs UNTRUSTED pending remediation — downstream "
            "consumers W3-1(prong B), W4-10, W4-11, W6-14, W6-15 flagged",
            f"# FAIL-SUBCASE: STRUCTURED — framework tau=0 operator sits at the "
            f"Levi-Civita torsion point t=1/2 of the Lai-Teh family (NOT the Kostant "
            f"cubic point t=1/3): all 28 sector spectra match the Thm-2.3 T_t closed "
            f"form at t=1/2 to {lc_global_dev:.2e}; spectral t_hat={t_hat:.10f}, "
            f"operator |t|={t_op:.10f}; cubic-modified control Omega*(2/3) passes "
            f"collapse+ratios+mult at machine epsilon (kappa=1/9)",
            f"# NOTE: lambda^2=n/36 PROVEN record remains VALID — the LC spectrum is "
            f"n/36-integral (n = 2[poly(mu)+poly(V)]+9; max resid {n36_resid:.2e}; "
            f"sigma=1); the plan parenthetical that a structured t=1/2 finding "
            f"contradicts n/36 does NOT fire",
        ]
    payload = print_verdict_payload(verdict, value, audit_sha, content_sha,
                                    companion_note=f"legs={legs}",
                                    extra_rows=extra_rows)  # (local)

    wall = time.time() - t0  # (local)
    print(f"\n=== {GATE_ID}: {verdict} (wall {wall:.1f}s) ===")
    return 0  # verdict is data; exit 0 = script ran (math-scripts.md exit-code semantics)


if __name__ == "__main__":
    sys.exit(main())
